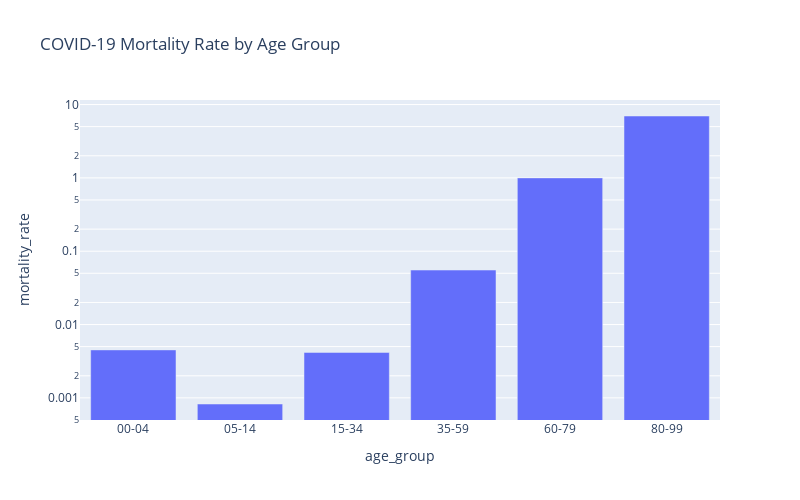

The code cell stored with this chart in its notebook:
### Code cell
fig = px.bar(temp_df6,
             x='age_group',
             y='mortality_rate',
             title='COVID-19 Mortality Rate by Age Group',
             height = 500,
             width = 800,
            )
fig.update_xaxes(type='category')
fig.update_yaxes(type="log")
fig.show()

### Figure 1 — Plotly figure (JSON) as saved in the notebook; plotly's stock layout.template omitted (floating-point values rounded to 4 significant figures)
{"data": [{"alignmentgroup": "True", "hovertemplate": "age_group=%{x}<br>mortality_rate=%{y}<extra></extra>", "legendgroup": "", "marker": {"color": "#636efa", "pattern": {"shape": ""}}, "name": "", "offsetgroup": "", "orientation": "v", "showlegend": false, "textposition": "auto", "type": "bar", "x": ["00-04", "05-14", "15-34", "35-59", "60-79", "80-99"], "xaxis": "x", "y": [0.00451, 0.0008249, 0.004168, 0.05533, 0.9999, 6.979], "yaxis": "y"}], "layout": {"barmode": "relative", "height": 500, "legend": {"tracegroupgap": 0}, "title": {"text": "COVID-19 Mortality Rate by Age Group"}, "width": 800, "xaxis": {"anchor": "y", "autorange": true, "domain": [0, 1], "range": [-0.5, 5.5], "title": {"text": "age_group"}, "type": "category"}, "yaxis": {"anchor": "x", "autorange": true, "domain": [0, 1], "range": [-3.302, 1.062], "title": {"text": "mortality_rate"}, "type": "log"}}}
